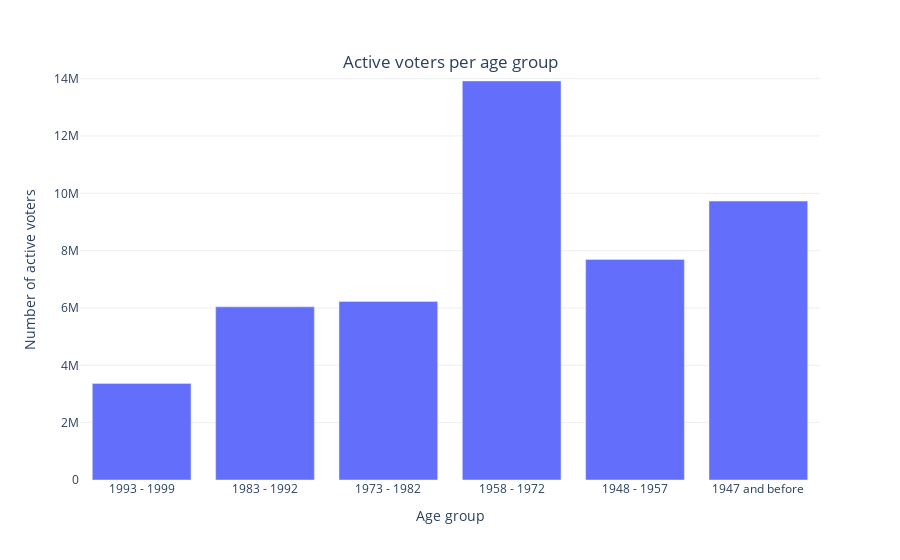

Here is the notebook cell this chart was saved with:
### Markdown cell above
This grouped bar chart shows the behavior of second votes, which can be compared to the chart above to see some similarities between the voting behavior for first and second votes. For the second vote the general observations from above still hold true, but neither <i>SPD</i> nor <i>CDU</i> have as big of a lead as with the first votes, but they are still the most voted for parties. The biggest knowledge gain from comparing the charts for first and second votes is, that more voters supported smaller parties with their second vote compared to their first vote. To put the results of this into perspective it is important to be aware of the different amounts of people per age group. The bar chart below shows this visually. Unsurprisingly the age group 1958-1972 had the most number of active voters for the 2017 election. Nonetheless a clear trend, that more people are in older age groups is visible. The in comparison low number of voters of the youngest age group can partly be explained by the range of birth years being the samllest for the age group 1993-1996 as well as by the baby boomer generation, that is people being born between mid 1950s to end of 1960s. In context of the charts shown above, this means that the depicted voting behavior of older age groups has a bigger impact on the overall result than that of younger age groups.

### Code cell
fig = px.bar(x=age_voters[1:7]["Geburtsjahresgruppe"], y=age_voters[1:7]["Summe"], 
              labels={'x': 'Age group',
                      'y': 'Number of active voters'}
              )

fig.update_layout(plot_bgcolor="white",
                  title={
                    'text': 'Active voters per age group', 
                    'y':0.9,
                    'x':0.5,
                    'xanchor': 'center',
                    'yanchor': 'top'}
                  )

fig.update_yaxes(showgrid=True, gridwidth=1, gridcolor='#efefef')

fig.show()

### Figure 1 — Plotly figure (JSON) as saved in the notebook; plotly's stock layout.template omitted (floating-point values rounded to 4 significant figures)
{"data": [{"alignmentgroup": "True", "hovertemplate": "Age group=%{x}<br>Number of active voters=%{y}<extra></extra>", "legendgroup": "", "marker": {"color": "#636efa", "pattern": {"shape": ""}}, "name": "", "offsetgroup": "", "orientation": "v", "showlegend": false, "textposition": "auto", "type": "bar", "x": ["1993 - 1999", "1983 - 1992", "1973 - 1982", "1958 - 1972", "1948 - 1957", "1947 and before"], "xaxis": "x", "y": [3369640, 6039663, 6227268, 13918027, 7693131, 9728612], "yaxis": "y"}], "layout": {"barmode": "relative", "legend": {"tracegroupgap": 0}, "margin": {"t": 60}, "plot_bgcolor": "white", "title": {"text": "Active voters per age group", "x": 0.5, "xanchor": "center", "y": 0.9, "yanchor": "top"}, "xaxis": {"anchor": "y", "domain": [0, 1], "title": {"text": "Age group"}}, "yaxis": {"anchor": "x", "domain": [0, 1], "gridcolor": "#efefef", "gridwidth": 1, "showgrid": true, "title": {"text": "Number of active voters"}}}}
